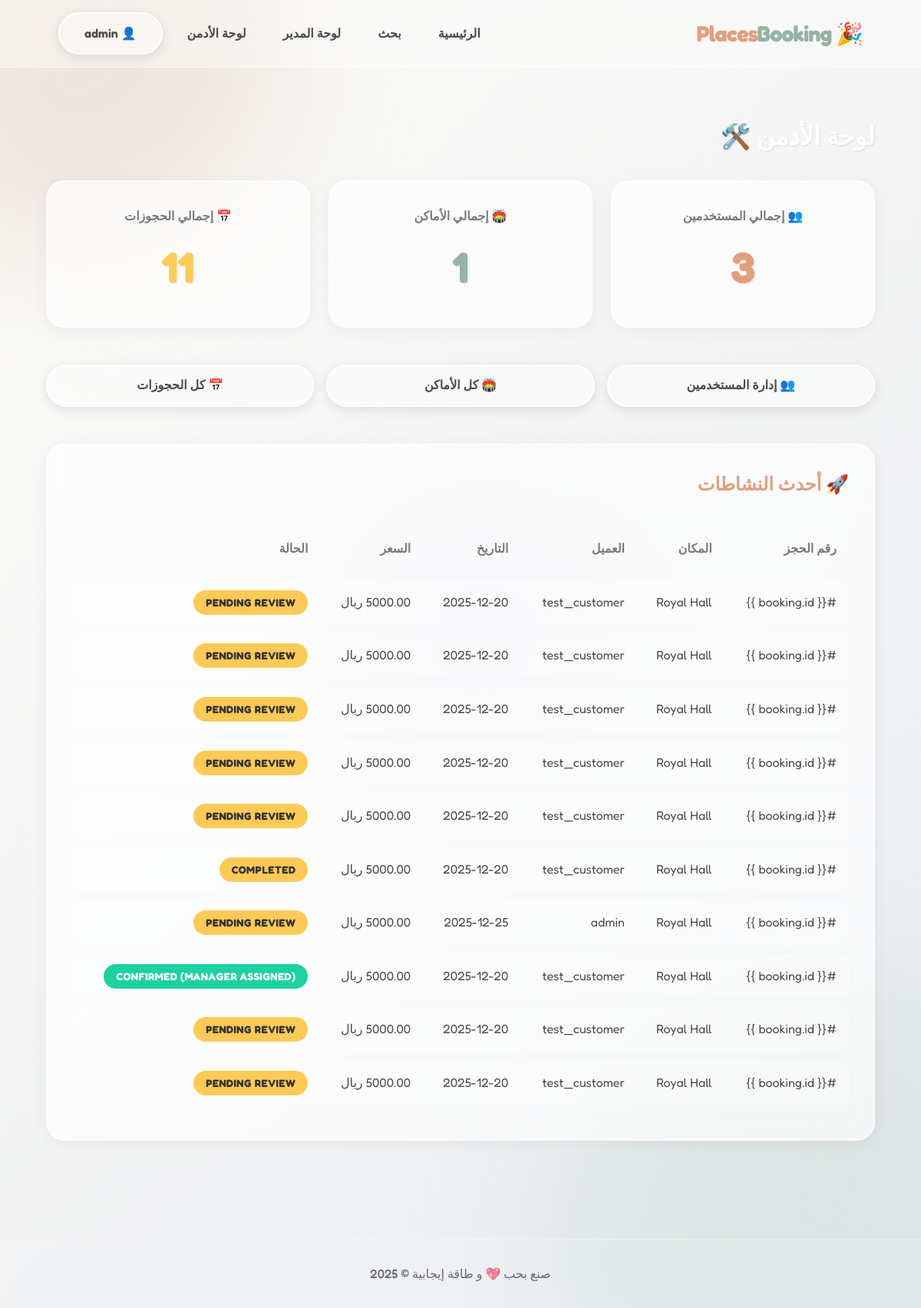
/users/admin-dashboard/ (signed in), run on the app's committed database.
### users/models.py (models this page shows, shortened)
class User(AbstractUser):
    class Role(models.TextChoices):
        ADMIN = "ADMIN", "Admin"
        MANAGER = "MANAGER", "Venue Manager"
        CUSTOMER = "CUSTOMER", "Customer"
    role = models.CharField(max_length=50, choices=Role.choices, default=Role.CUSTOMER)
    phone_number = models.CharField(max_length=20, blank=True, null=True)
    def is_manager(self):
         return self.role == self.Role.MANAGER

### bookings/models.py (models this page shows, shortened)
class Booking(models.Model):
    class Status(models.TextChoices):
        Draft = "Draft", _("Draft")
        PENDING = "PENDING", _("Pending Review")
        APPROVED = "APPROVED", _("Approved by Admin")
        CONFIRMED = "CONFIRMED", _("Confirmed (Manager Assigned)")
        IN_PROGRESS = "IN_PROGRESS", _("In Progress")
        COMPLETED = "COMPLETED", _("Completed")
        CANCELLED = "CANCELLED", _("Cancelled")
        REJECTED = "REJECTED", _("Rejected")
        MAINTENANCE = "MAINTENANCE", _("Maintenance")
    customer = models.ForeignKey(settings.AUTH_USER_MODEL, on_delete=models.CASCADE, related_name="bookings")
    venue = models.ForeignKey(Venue, on_delete=models.CASCADE, related_name="bookings")
    start_time = models.DateTimeField()
    end_time = models.DateTimeField()
    event_type = models.CharField(max_length=100) # Wedding, Birthday, etc.
    attendees_count = models.PositiveIntegerField()
    total_price = models.DecimalField(max_digits=12, decimal_places=2, default=0)
    deposit_amount = models.DecimalField(max_digits=12, decimal_places=2, default=0)
    status = models.CharField(max_length=50, choices=Status.choices, default=Status.Draft)
    notes = models.TextField(blank=True)
    created_at = models.DateTimeField(auto_now_add=True)
    updated_at = models.DateTimeField(auto_now=True)

### venues/models.py (models this page shows, shortened)
class Venue(models.Model):
    class VenueType(models.TextChoices):
        HALL = "HALL", _("Hall")
        CAFE = "CAFE", _("Cafe")
        RESTAURANT = "RESTAURANT", _("Restaurant")
        GARDEN = "GARDEN", _("Garden")
        ROOFTOP = "ROOFTOP", _("Rooftop")
        VILLA = "VILLA", _("Villa")
        OTHER = "OTHER", _("Other")
    class PricingMethod(models.TextChoices):
        PER_HOUR = "PER_HOUR", _("Per Hour")
        PER_DAY = "PER_DAY", _("Per Day")
        PER_PERIOD = "PER_PERIOD", _("Per Period")
        PER_TABLE = "PER_TABLE", _("Per Table")
    class Status(models.TextChoices):
        ACTIVE = "ACTIVE", _("Active")
        INACTIVE = "INACTIVE", _("Inactive")
        MAINTENANCE = "MAINTENANCE", _("Maintenance")
    manager = models.ForeignKey(settings.AUTH_USER_MODEL, on_delete=models.CASCADE, related_name="managed_venues")
    name = models.CharField(max_length=255)
    venue_type = models.CharField(max_length=50, choices=VenueType.choices)
    description = models.TextField()
    address = models.CharField(max_length=255)
    map_link = models.URLField(blank=True, null=True)
    capacity = models.PositiveIntegerField()
    pricing_method = models.CharField(max_length=50, choices=PricingMethod.choices)
    base_price = models.DecimalField(max_digits=10, decimal_places=2)
    status = models.CharField(max_length=50, choices=Status.choices, default=Status.ACTIVE)
    cancellation_policy = models.TextField(blank=True, help_text="Details about cancellation")
    created_at = models.DateTimeField(auto_now_add=True)
    updated_at = models.DateTimeField(auto_now=True)

### users/views.py (the view)
# urls.py: path('admin-dashboard/', views.admin_dashboard, name='admin_dashboard'),
@login_required
@user_passes_test(is_admin)
def admin_dashboard(request):
    total_users = User.objects.count()
    total_venues = Venue.objects.count()
    total_bookings = Booking.objects.count()
    recent_bookings = Booking.objects.all().order_by('-created_at')[:10]
    context = {
        'total_users': total_users,
        'total_venues': total_venues,
        'total_bookings': total_bookings,
        'recent_bookings': recent_bookings
    }
    return render(request, 'users/admin_dashboard.html', context)

### users/views.py (called while the page is built)
def is_admin(user):
    return user.role == User.Role.ADMIN or user.is_superuser

### templates/users/admin_dashboard.html
{% extends 'base.html' %}
{% block content %}
<div class="container" style="padding: 4rem 0;">
    <h1 style="color: white; margin-bottom: 2rem; text-shadow: 1px 1px 2px rgba(0,0,0,0.1);">لوحة الأدمن 🛠️</h1>
    <div
        style="display: grid; grid-template-columns: repeat(auto-fit, minmax(280px, 1fr)); gap: 1.5rem; margin-bottom: 3rem;">
        <div class="glass-card" style="text-align: center; border-color: rgba(255,255,255,0.8);">
            <h3 style="color: var(--color-text-light); font-size: 1rem; margin-bottom: 0.5rem;">👥 إجمالي المستخدمين
            </h3>
            <p
                style="font-size: 3.5rem; font-weight: 800; color: var(--color-primary); text-shadow: 2px 2px 0px rgba(0,0,0,0.05);">
                {{ total_users }}</p>
        </div>
        <div class="glass-card" style="text-align: center; border-color: rgba(255,255,255,0.8);">
            <h3 style="color: var(--color-text-light); font-size: 1rem; margin-bottom: 0.5rem;">🏟️ إجمالي الأماكن</h3>
            <p
                style="font-size: 3.5rem; font-weight: 800; color: var(--color-secondary); text-shadow: 2px 2px 0px rgba(0,0,0,0.05);">
                {{ total_venues }}</p>
        </div>
        <div class="glass-card" style="text-align: center; border-color: rgba(255,255,255,0.8);">
            <h3 style="color: var(--color-text-light); font-size: 1rem; margin-bottom: 0.5rem;">📅 إجمالي الحجوزات</h3>
            <p style="font-size: 3.5rem; font-weight: 800; color: #feca57; text-shadow: 2px 2px 0px rgba(0,0,0,0.05);">
                {{ total_bookings }}</p>
        </div>
    </div>
    <div
        style="display: grid; grid-template-columns: repeat(auto-fit, minmax(200px, 1fr)); gap: 1rem; margin-bottom: 3rem;">
        <a href="{% url 'admin_users_list' %}" class="btn btn-glass" style="text-align: center;">👥 إدارة المستخدمين</a>
        <a href="{% url 'admin_venues_list' %}" class="btn btn-glass" style="text-align: center;">🏟️ كل الأماكن</a>
        <a href="{% url 'admin_bookings_list' %}" class="btn btn-glass" style="text-align: center;">📅 كل الحجوزات</a>
    </div>
    <div class="glass-card" style="padding: 2rem; overflow-x: auto;">
        <h2 style="margin-bottom: 1.5rem; color: var(--color-primary);">🚀 أحدث النشاطات</h2>
        <table style="width: 100%; border-collapse: separate; border-spacing: 0 0.8rem;">
            <thead>
                <tr style="text-align: right; color: var(--color-text-light);">
                    <th style="padding: 1rem;">رقم الحجز</th>
                    <th style="padding: 1rem;">المكان</th>
                    <th style="padding: 1rem;">العميل</th>
                    <th style="padding: 1rem;">التاريخ</th>
                    <th style="padding: 1rem;">السعر</th>
                    <th style="padding: 1rem;">الحالة</th>
                </tr>
            </thead>
            <tbody>
                {% for booking in recent_bookings %}
                <tr style="background: rgba(255,255,255,0.3);">
                    <td style="padding: 1rem; border-top-right-radius: 12px; border-bottom-right-radius: 12px;">#{{
                        booking.id }}</td>
                    <td style="padding: 1rem;">{{ booking.venue.name }}</td>
                    <td style="padding: 1rem;">{{ booking.customer.username }}</td>
                    <td style="padding: 1rem;">{{ booking.start_time|date:"Y-m-d" }}</td>
                    <td style="padding: 1rem;">{{ booking.total_price }} ريال</td>
                    <td style="padding: 1rem; border-top-left-radius: 12px; border-bottom-left-radius: 12px;">
                        <span class="badge
                            {% if booking.status == 'CONFIRMED' or booking.status == 'APPROVED' %}badge-success
                            {% elif booking.status == 'CANCELLED' or booking.status == 'REJECTED' %}badge-danger
                            {% else %}badge-warning{% endif %}">
                            {{ booking.get_status_display }}
                        </span>
                    </td>
                </tr>
                {% empty %}
                <tr>
                    <td colspan="6" style="padding: 2rem; text-align: center; color: var(--color-text-light);">السيستم
                        هادي خالص... 😴</td>
                </tr>
                {% endfor %}
            </tbody>
        </table>
    </div>
</div>
{% endblock %}

### templates/base.html (shortened to what this page needs)
{% load static %}
<!DOCTYPE html>
<html lang="ar" dir="rtl">
<head>
    <link rel="stylesheet" href="{% static 'css/style.css' %}">
</head>
<body>
    <div class="blobs-container">
        <div class="blob blob-1"></div>
        <div class="blob blob-2"></div>
        <div class="blob blob-3"></div>
    </div>
    <nav class="glass-nav">
        <div class="container" style="display: flex; justify-content: space-between; align-items: center;">
            <a href="{% url 'home' %}"
                style="font-size: 1.8rem; font-weight: 700; color: var(--color-primary); letter-spacing: -1px;">
                🎉 Places<span style="color: var(--color-secondary);">Booking</span>
            </a>
            <div style="display: flex; gap: 1rem; align-items: center;">
                <a href="{% url 'home' %}" class="nav-link">الرئيسية</a>
                <a href="{% url 'search' %}" class="nav-link">بحث</a>
                {% if user.is_authenticated %}
                {% if user.is_manager %}
                <a href="{% url 'manager_dashboard' %}" class="nav-link">لوحة المدير</a>
                {% endif %}
                {% if user.is_superuser %}
                <a href="{% url 'admin_dashboard' %}" class="nav-link">لوحة الأدمن</a>
                {% endif %}
                <a href="{% url 'customer_dashboard' %}" class="btn btn-glass">
                    👤 {{ user.username }}
                </a>
                {% else %}
                <a href="/accounts/login/" class="nav-link">دخول</a>
                <a href="/accounts/signup/" class="btn btn-primary">حساب جديد</a>
                {% endif %}
            </div>
        </div>
    </nav>
    <main style="min-height: 70vh;">
        {% block content %}{% endblock %}
    </main>
    <footer class="glass-footer">
        <div class="container">
            <p style="opacity: 0.8; font-weight: 500;">
                صنع بحب 💖 و طاقة إيجابية &copy; {% now "Y" %}
            </p>
        </div>
    </footer>
</body>
</html>

### static/css/style.css (style rules this page uses)
:root { --color-bg: #fdfbf7; --color-bg-gradient: linear-gradient(135deg, #fdfbf7 0%, #e8ecf1 100%); --glass-bg: rgba(255, 255, 255, 0.65); --glass-border: rgba(255, 255, 255, 0.6); --glass-shadow: 0 4px 20px rgba(0, 0, 0, 0.05); --color-primary: #e09f7d; --color-primary-hover: #cd8b6b; --color-secondary: #94b4a4; --color-text: #4a4a4a; --color-text-light: #7a7a7a; --color-success: #88cca1; --color-danger: #e68a8a; --color-warning: #f0d085; --font-main: 'Fredoka', sans-serif; --radius-round: 50px; --radius-card: 24px; }
* { box-sizing: border-box; margin: 0; padding: 0; }
body { font-family: var(--font-main); background-color: var(--color-bg); background-image: var(--color-bg-gradient); background-attachment: fixed; color: var(--color-text); min-height: 100vh; line-height: 1.6; overflow-x: hidden; direction: rtl; }
.blobs-container { position: fixed; top: 0; left: 0; width: 100%; height: 100%; z-index: -1; overflow: hidden; pointer-events: none; }
.blob { position: absolute; filter: blur(80px); opacity: 0.6; animation: float 10s infinite ease-in-out alternate; }
.blob-1 { top: -10%; left: -10%; width: 500px; height: 500px; background: #e6dace; border-radius: 40% 60% 70% 30% / 40% 50% 60% 50%; }
.blob-2 { bottom: -10%; right: -10%; width: 600px; height: 600px; background: #d4e0dd; border-radius: 60% 40% 30% 70% / 60% 30% 70% 40%; animation-delay: -5s; }
.blob-3 { top: 40%; left: 40%; width: 300px; height: 300px; background: #e3dff2; border-radius: 30% 70% 70% 30% / 30% 30% 70% 70%; animation-duration: 25s; }
.container { width: 90%; max-width: 1200px; margin: 0 auto; padding: 0 1rem; }
h1, h2, h3, h4, h5, h6 { font-weight: 600; color: #2f3542; margin-bottom: 1rem; }
a { text-decoration: none; color: inherit; transition: all 0.3s ease; }
.glass-card { background: var(--glass-bg); backdrop-filter: blur(12px); -webkit-backdrop-filter: blur(12px); border: 2px solid var(--glass-border); border-radius: var(--radius-card); box-shadow: var(--glass-shadow); padding: 2rem; transition: transform 0.3s cubic-bezier(0.175, 0.885, 0.32, 1.275); }
.glass-nav { background: rgba(255, 255, 255, 0.35); backdrop-filter: blur(16px); border-bottom: 1px solid rgba(255, 255, 255, 0.5); padding: 1rem 0; position: sticky; top: 0; z-index: 100; }
.btn { display: inline-block; padding: 0.8rem 2rem; border-radius: var(--radius-round); font-weight: 600; font-size: 1rem; cursor: pointer; border: none; transition: all 0.3s cubic-bezier(0.175, 0.885, 0.32, 1.275); box-shadow: 0 4px 15px rgba(0, 0, 0, 0.1); }
.btn-glass { background: rgba(255, 255, 255, 0.4); border: 2px solid white; color: var(--color-text); }
.badge { padding: 0.5rem 1rem; border-radius: var(--radius-round); font-weight: bold; font-size: 0.85rem; text-transform: uppercase; letter-spacing: 0.5px; }
.badge-success { background: #1dd1a1; color: white; }
.badge-warning { background: #feca57; color: #333; }
.nav-link { font-weight: 600; color: var(--color-text); padding: 0.5rem 1rem; border-radius: var(--radius-round); }
.glass-footer { margin-top: 4rem; padding: 2rem 0; background: rgba(255, 255, 255, 0.1); backdrop-filter: blur(5px); text-align: center; border-top: 1px solid rgba(255, 255, 255, 0.2); }

### data on the page
User: username "admin"
Booking: venue.name "Royal Hall", customer.username "test_customer", start_time "2025-12-20", status "PENDING REVIEW"
Booking: venue.name "Royal Hall", customer.username "test_customer", start_time "2025-12-20", status "PENDING REVIEW"
Booking: venue.name "Royal Hall", customer.username "test_customer", start_time "2025-12-20", status "PENDING REVIEW"
Booking: venue.name "Royal Hall", customer.username "test_customer", start_time "2025-12-20", status "PENDING REVIEW"
Booking: venue.name "Royal Hall", customer.username "test_customer", start_time "2025-12-20", status "PENDING REVIEW"
Booking: venue.name "Royal Hall", customer.username "test_customer", start_time "2025-12-20", status "COMPLETED"
Booking: venue.name "Royal Hall", customer.username "admin", start_time "2025-12-25", status "PENDING REVIEW"
Booking: venue.name "Royal Hall", customer.username "test_customer", start_time "2025-12-20", status "CONFIRMED (MANAGER ASSIGNED)"
Booking: venue.name "Royal Hall", customer.username "test_customer", start_time "2025-12-20", status "PENDING REVIEW"
Booking: venue.name "Royal Hall", customer.username "test_customer", start_time "2025-12-20", status "PENDING REVIEW"

### other printed values
{{ total_users }} "3"
{{ total_venues }} "1"
{{ total_bookings }} "11"
